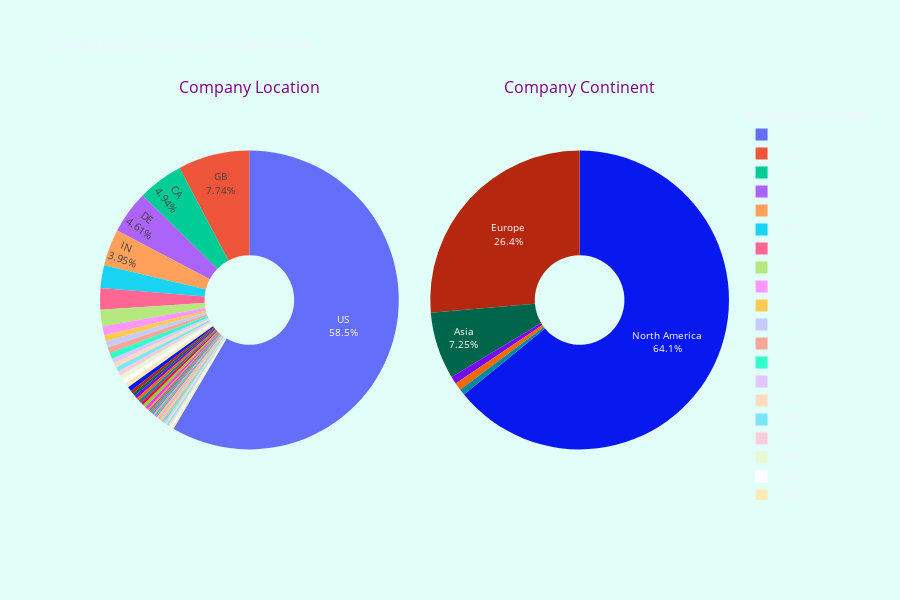

Source (notebook cell):
### Code cell
fig = make_subplots(rows=1, cols=2, specs=[[{'type': 'domain'}, {'type': 'domain'}]],
                    subplot_titles=("Plot 1", "Plot 2"),
                    vertical_spacing=0.15,
                    horizontal_spacing=0.05)

fig.add_trace(go.Pie(labels=data['company_location'].value_counts().index,
                     values=data['company_location'].value_counts().values,
                     name="Company Location",
                     legendgroup="Company Location",
                     legendgrouptitle_text=f'<b>Company Location</b>'),
              1, 1)

fig.add_trace(go.Pie(labels=data['company_continent'].value_counts().index,
                     values=data['company_continent'].value_counts().values,
                     name="Company Continent",
                     legendgroup="Company Continent",
                     legendgrouptitle_text=f'<b>Company Continent</b>'),
              1, 2)

fig.update_traces(hole=.30, textposition='inside', hoverinfo='percent+label+name', textinfo='percent+label')

fig.update_layout(
    title_text="Company's Country and Continent",
    uniformtext_minsize=10,
    uniformtext_mode='hide',
    height=600,
    margin={"l": 100, "r": 100, "t": 100, "b": 100},
    paper_bgcolor="rgb(225, 255, 248)"
)

names = {'Plot 1': 'Company Location', 'Plot 2': 'Company Continent'}

fig.for_each_annotation(lambda a: a.update(text=names[a.text]))
fig.update_annotations(font_size=16, font_color='Purple')
fig.show()

### Figure 1 — Plotly figure (JSON) as saved in the notebook; plotly's stock layout.template omitted (floating-point values rounded to 4 significant figures)
{"data": [{"labels": ["US", "GB", "CA", "DE", "IN", "FR", "ES", "GR", "JP", "NL", "AT", "PT", "PL", "LU", "PK", "BR", "AE", "MX", "AU", "TR", "DK", "IT", "CZ", "SI", "RU", "CH", "NG", "CN", "BE", "VN", "EE", "AS", "DZ", "MY", "MD", "KE", "SG", "CO", "IR", "CL", "MT", "IL", "UA", "IQ", "RO", "HR", "NZ", "HU", "HN", "IE"], "legendgroup": "Company Location", "legendgrouptitle": {"text": "<b>Company Location</b>"}, "name": "Company Location", "values": [355, 47, 30, 28, 24, 15, 14, 11, 6, 4, 4, 4, 4, 3, 3, 3, 3, 3, 3, 3, 3, 2, 2, 2, 2, 2, 2, 2, 2, 1, 1, 1, 1, 1, 1, 1, 1, 1, 1, 1, 1, 1, 1, 1, 1, 1, 1, 1, 1, 1], "type": "pie", "domain": {"x": [0.0, 0.475], "y": [0.0, 1.0]}, "hole": 0.3, "hoverinfo": "percent+label+name", "textinfo": "percent+label", "textposition": "inside"}, {"labels": ["North America", "Europe", "Asia", "Oceania", "South America", "Africa"], "legendgroup": "Company Continent", "legendgrouptitle": {"text": "<b>Company Continent</b>"}, "name": "Company Continent", "values": [389, 160, 44, 5, 5, 4], "type": "pie", "domain": {"x": [0.525, 1.0], "y": [0.0, 1.0]}, "hole": 0.3, "hoverinfo": "percent+label+name", "textinfo": "percent+label", "textposition": "inside"}], "layout": {"annotations": [{"font": {"size": 16, "color": "Purple"}, "showarrow": false, "text": "Company Location", "x": 0.2375, "xanchor": "center", "xref": "paper", "y": 1.0, "yanchor": "bottom", "yref": "paper"}, {"font": {"size": 16, "color": "Purple"}, "showarrow": false, "text": "Company Continent", "x": 0.7625, "xanchor": "center", "xref": "paper", "y": 1.0, "yanchor": "bottom", "yref": "paper"}], "title": {"text": "Company's Country and Continent"}, "uniformtext": {"minsize": 10, "mode": "hide"}, "margin": {"l": 100, "r": 100, "t": 100, "b": 100}, "height": 600, "paper_bgcolor": "rgb(225, 255, 248)"}}
